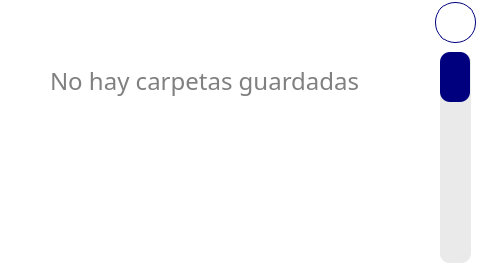
<?xml version="1.0" encoding="UTF-8"?>
<ui version="4.0">
 <class>MainWindow</class>
 <widget class="QMainWindow" name="MainWindow">
  <property name="geometry">
   <rect>
    <x>0</x>
    <y>0</y>
    <width>480</width>
    <height>272</height>
   </rect>
  </property>
  <property name="windowTitle">
   <string>MainWindow</string>
  </property>
  <property name="styleSheet">
   <string notr="true">background-color: white;
font: 11pt Poppins;</string>
  </property>
  <widget class="QWidget" name="centralwidget">
   <property name="styleSheet">
    <string notr="true"/>
   </property>
   <widget class="QPushButton" name="backBtn">
    <property name="geometry">
     <rect>
      <x>435</x>
      <y>2</y>
      <width>41</width>
      <height>41</height>
     </rect>
    </property>
    <property name="styleSheet">
     <string notr="true">	height: 40px;
	border-radius: 20px;
	border: 1px solid #00007f;
	background-color: white;
	color: #00007f;
	font-weight: 500;
	font-size: 16px;</string>
    </property>
    <property name="text">
     <string/>
    </property>
   </widget>
   <widget class="QScrollArea" name="scrollArea">
    <property name="geometry">
     <rect>
      <x>0</x>
      <y>0</y>
      <width>431</width>
      <height>272</height>
     </rect>
    </property>
    <property name="styleSheet">
     <string notr="true">border: none;</string>
    </property>
    <property name="verticalScrollBarPolicy">
     <enum>Qt::ScrollBarAlwaysOff</enum>
    </property>
    <property name="horizontalScrollBarPolicy">
     <enum>Qt::ScrollBarAlwaysOff</enum>
    </property>
    <property name="widgetResizable">
     <bool>true</bool>
    </property>
    <widget class="QWidget" name="scrollAreaWidgetContents">
     <property name="geometry">
      <rect>
       <x>0</x>
       <y>0</y>
       <width>431</width>
       <height>272</height>
      </rect>
     </property>
    </widget>
   </widget>
   <widget class="QSlider" name="verticalSlider">
    <property name="geometry">
     <rect>
      <x>440</x>
      <y>52</y>
      <width>31</width>
      <height>211</height>
     </rect>
    </property>
    <property name="layoutDirection">
     <enum>Qt::LeftToRight</enum>
    </property>
    <property name="styleSheet">
     <string notr="true">QSlider::groove:vertical{ 
    background-color: rgb(234, 234, 234);
    width: 30px;
    border-radius: 10px;
}

QSlider::handle:vertical { 
    background-color: #00007f;
   	width: 20px;
	height: 50px;
	margin-top: 0px; 
	margin-bottom: 0px;
    border-radius: 10px;
}

QSlider{
    background-color: rgb(234, 234, 234);
    border-radius: 10px;
}
</string>
    </property>
    <property name="minimum">
     <number>0</number>
    </property>
    <property name="maximum">
     <number>99</number>
    </property>
    <property name="value">
     <number>0</number>
    </property>
    <property name="sliderPosition">
     <number>0</number>
    </property>
    <property name="tracking">
     <bool>true</bool>
    </property>
    <property name="orientation">
     <enum>Qt::Vertical</enum>
    </property>
    <property name="invertedAppearance">
     <bool>true</bool>
    </property>
    <property name="invertedControls">
     <bool>true</bool>
    </property>
   </widget>
   <widget class="QLabel" name="emptyFoldersNoticeLbl">
    <property name="geometry">
     <rect>
      <x>50</x>
      <y>40</y>
      <width>341</width>
      <height>81</height>
     </rect>
    </property>
    <property name="styleSheet">
     <string notr="true">color: grey;
font-size: 24px;</string>
    </property>
    <property name="text">
     <string>No hay carpetas guardadas</string>
    </property>
   </widget>
  </widget>
 </widget>
 <resources/>
 <connections/>
</ui>
